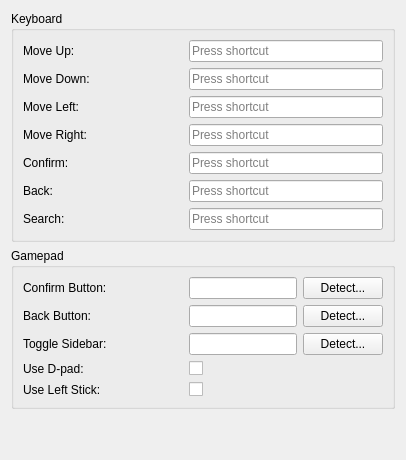
         <widget class="QWidget" name="controlsSubTab">
          <attribute name="title">
           <string>Controls</string>
          </attribute>
          <layout class="QVBoxLayout" name="controlsSubTabLayout">
           <item>
            <widget class="QGroupBox" name="keyboardControlsGroupBox">
             <property name="title">
              <string>Keyboard</string>
             </property>
             <layout class="QFormLayout" name="keyboardControlsFormLayout">
              <item row="0" column="0">
               <widget class="QLabel" name="keyNavUpLabel">
                 <property name="minimumSize"><size><width>160</width><height>0</height></size></property>
                <property name="text">
                 <string>Move Up:</string>
                </property>
               </widget>
              </item>
              <item row="0" column="1">
               <widget class="QKeySequenceEdit" name="keyNavUpEdit"/>
              </item>
              <item row="1" column="0">
               <widget class="QLabel" name="keyNavDownLabel">
                 <property name="minimumSize"><size><width>160</width><height>0</height></size></property>
                <property name="text">
                 <string>Move Down:</string>
                </property>
               </widget>
              </item>
              <item row="1" column="1">
               <widget class="QKeySequenceEdit" name="keyNavDownEdit"/>
              </item>
              <item row="2" column="0">
               <widget class="QLabel" name="keyNavLeftLabel">
                 <property name="minimumSize"><size><width>160</width><height>0</height></size></property>
                <property name="text">
                 <string>Move Left:</string>
                </property>
               </widget>
              </item>
              <item row="2" column="1">
               <widget class="QKeySequenceEdit" name="keyNavLeftEdit"/>
              </item>
              <item row="3" column="0">
               <widget class="QLabel" name="keyNavRightLabel">
                 <property name="minimumSize"><size><width>160</width><height>0</height></size></property>
                <property name="text">
                 <string>Move Right:</string>
                </property>
               </widget>
              </item>
              <item row="3" column="1">
               <widget class="QKeySequenceEdit" name="keyNavRightEdit"/>
              </item>
              <item row="4" column="0">
               <widget class="QLabel" name="keyConfirmLabel">
                 <property name="minimumSize"><size><width>160</width><height>0</height></size></property>
                <property name="text">
                 <string>Confirm:</string>
                </property>
               </widget>
              </item>
              <item row="4" column="1">
               <widget class="QKeySequenceEdit" name="keyConfirmEdit"/>
              </item>
              <item row="5" column="0">
               <widget class="QLabel" name="keyBackLabel">
                 <property name="minimumSize"><size><width>160</width><height>0</height></size></property>
                <property name="text">
                 <string>Back:</string>
                </property>
               </widget>
              </item>
              <item row="5" column="1">
               <widget class="QKeySequenceEdit" name="keyBackEdit"/>
              </item>
              <item row="6" column="0">
               <widget class="QLabel" name="keySearchLabel">
                 <property name="minimumSize"><size><width>160</width><height>0</height></size></property>
                <property name="text">
                 <string>Search:</string>
                </property>
               </widget>
              </item>
              <item row="6" column="1">
               <widget class="QKeySequenceEdit" name="keySearchEdit"/>
              </item>
             </layout>
            </widget>
           </item>
           <item>
            <widget class="QGroupBox" name="gamepadControlsGroupBox">
             <property name="title">
              <string>Gamepad</string>
             </property>
             <layout class="QFormLayout" name="gamepadControlsFormLayout">
              <item row="0" column="0">
               <widget class="QLabel" name="gamepadConfirmButtonLabel">
                 <property name="minimumSize"><size><width>160</width><height>0</height></size></property>
                <property name="text">
                 <string>Confirm Button:</string>
                </property>
               </widget>
              </item>
              <item row="0" column="1">
               <widget class="QWidget" name="gamepadConfirmButtonContainer">
                <layout class="QHBoxLayout" name="gamepadConfirmButtonLayout">
                         <property name="leftMargin">
                           <number>0</number>
                         </property>
                         <property name="topMargin">
                           <number>0</number>
                         </property>
                         <property name="rightMargin">
                           <number>0</number>
                         </property>
                         <property name="bottomMargin">
                           <number>0</number>
                         </property>
                 <item>
                  <widget class="QLineEdit" name="gamepadConfirmButtonLineEdit">
                   <property name="readOnly">
                    <bool>true</bool>
                   </property>
                  </widget>
                 </item>
                 <item>
                  <widget class="QPushButton" name="detectGamepadConfirmButtonButton">
                   <property name="text">
                    <string>Detect...</string>
                   </property>
                  </widget>
                 </item>
                </layout>
               </widget>
              </item>
              <item row="1" column="0">
               <widget class="QLabel" name="gamepadBackButtonLabel">
                 <property name="minimumSize"><size><width>160</width><height>0</height></size></property>
                <property name="text">
                 <string>Back Button:</string>
                </property>
               </widget>
              </item>
              <item row="1" column="1">
               <widget class="QWidget" name="gamepadBackButtonContainer">
                <layout class="QHBoxLayout" name="gamepadBackButtonLayout">
                         <property name="leftMargin">
                           <number>0</number>
                         </property>
                         <property name="topMargin">
                           <number>0</number>
                         </property>
                         <property name="rightMargin">
                           <number>0</number>
                         </property>
                         <property name="bottomMargin">
                           <number>0</number>
                         </property>
                 <item>
                  <widget class="QLineEdit" name="gamepadBackButtonLineEdit">
                   <property name="readOnly">
                    <bool>true</bool>
                   </property>
                  </widget>
                 </item>
                 <item>
                  <widget class="QPushButton" name="detectGamepadBackButtonButton">
                   <property name="text">
                    <string>Detect...</string>
                   </property>
                  </widget>
                 </item>
                </layout>
               </widget>
              </item>
              <item row="2" column="0">
               <widget class="QLabel" name="gamepadToggleSidebarButtonLabel">
                 <property name="minimumSize"><size><width>160</width><height>0</height></size></property>
                <property name="text">
                 <string>Toggle Sidebar:</string>
                </property>
               </widget>
              </item>
              <item row="2" column="1">
               <widget class="QWidget" name="gamepadToggleSidebarButtonContainer">
                <layout class="QHBoxLayout" name="gamepadToggleSidebarButtonLayout">
                 <property name="leftMargin">
                  <number>0</number>
                 </property>
                 <property name="topMargin">
                  <number>0</number>
                 </property>
                 <property name="rightMargin">
                  <number>0</number>
                 </property>
                 <property name="bottomMargin">
                  <number>0</number>
                 </property>
                 <item>
                  <widget class="QLineEdit" name="gamepadToggleSidebarButtonLineEdit">
                   <property name="readOnly">
                    <bool>true</bool>
                   </property>
                  </widget>
                 </item>
                 <item>
                  <widget class="QPushButton" name="detectGamepadToggleSidebarButtonButton">
                   <property name="text">
                    <string>Detect...</string>
                   </property>
                  </widget>
                 </item>
                </layout>
               </widget>
              </item>
              <item row="3" column="0">
               <widget class="QLabel" name="gamepadUseDpadLabel">
                 <property name="minimumSize"><size><width>160</width><height>0</height></size></property>
                <property name="text">
                 <string>Use D-pad:</string>
                </property>
               </widget>
              </item>
              <item row="3" column="1">
               <widget class="QCheckBox" name="gamepadUseDpadCheckBox"/>
              </item>
              <item row="4" column="0">
               <widget class="QLabel" name="gamepadUseLeftStickLabel">
                 <property name="minimumSize"><size><width>160</width><height>0</height></size></property>
                <property name="text">
                 <string>Use Left Stick:</string>
                </property>
               </widget>
              </item>
              <item row="4" column="1">
               <widget class="QCheckBox" name="gamepadUseLeftStickCheckBox"/>
              </item>
             </layout>
            </widget>
           </item>
           <item>
            <spacer name="controlsVerticalSpacer">
             <property name="orientation">
              <enum>Qt::Orientation::Vertical</enum>
             </property>
             <property name="sizeHint" stdset="0">
              <size>
               <width>20</width>
               <height>40</height>
              </size>
             </property>
            </spacer>
           </item>
          </layout>
         </widget>
